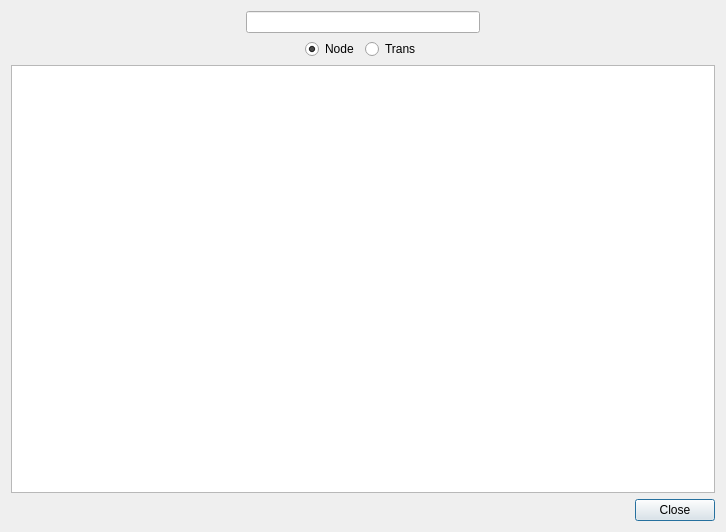
<?xml version="1.0" encoding="UTF-8"?>
<ui version="4.0">
 <class>Search</class>
 <widget class="QDialog" name="Search">
  <property name="geometry">
   <rect>
    <x>0</x>
    <y>0</y>
    <width>726</width>
    <height>532</height>
   </rect>
  </property>
  <layout class="QVBoxLayout" name="verticalLayout">
   <item>
    <layout class="QHBoxLayout" name="horizontalLayout">
     <item>
      <spacer name="horizontalSpacer_4">
       <property name="orientation">
        <enum>Qt::Orientation::Horizontal</enum>
       </property>
       <property name="sizeHint" stdset="0">
        <size>
         <width>40</width>
         <height>20</height>
        </size>
       </property>
      </spacer>
     </item>
     <item>
      <widget class="QLineEdit" name="lineEdit"/>
     </item>
     <item>
      <spacer name="horizontalSpacer_3">
       <property name="orientation">
        <enum>Qt::Orientation::Horizontal</enum>
       </property>
       <property name="sizeHint" stdset="0">
        <size>
         <width>40</width>
         <height>20</height>
        </size>
       </property>
      </spacer>
     </item>
    </layout>
   </item>
   <item>
    <layout class="QHBoxLayout" name="horizontalLayout_2">
     <item>
      <spacer name="horizontalSpacer_2">
       <property name="orientation">
        <enum>Qt::Orientation::Horizontal</enum>
       </property>
       <property name="sizeHint" stdset="0">
        <size>
         <width>40</width>
         <height>20</height>
        </size>
       </property>
      </spacer>
     </item>
     <item>
      <widget class="QRadioButton" name="rBtnNode">
       <property name="text">
        <string>Node</string>
       </property>
       <property name="checked">
        <bool>true</bool>
       </property>
      </widget>
     </item>
     <item>
      <widget class="QRadioButton" name="rBtnTrans">
       <property name="text">
        <string>Trans</string>
       </property>
      </widget>
     </item>
     <item>
      <spacer name="horizontalSpacer_5">
       <property name="orientation">
        <enum>Qt::Orientation::Horizontal</enum>
       </property>
       <property name="sizeHint" stdset="0">
        <size>
         <width>40</width>
         <height>20</height>
        </size>
       </property>
      </spacer>
     </item>
    </layout>
   </item>
   <item>
    <widget class="QStackedWidget" name="stackedWidget">
     <property name="currentIndex">
      <number>0</number>
     </property>
     <widget class="QWidget" name="page">
      <layout class="QGridLayout" name="gridLayout">
       <property name="leftMargin">
        <number>0</number>
       </property>
       <property name="topMargin">
        <number>0</number>
       </property>
       <property name="rightMargin">
        <number>0</number>
       </property>
       <property name="bottomMargin">
        <number>0</number>
       </property>
       <item row="0" column="0">
        <widget class="QTableView" name="searchViewNode"/>
       </item>
      </layout>
     </widget>
     <widget class="QWidget" name="page2">
      <layout class="QGridLayout" name="gridLayout_2">
       <property name="leftMargin">
        <number>0</number>
       </property>
       <property name="topMargin">
        <number>0</number>
       </property>
       <property name="rightMargin">
        <number>0</number>
       </property>
       <property name="bottomMargin">
        <number>0</number>
       </property>
       <item row="0" column="0">
        <widget class="QTableView" name="searchViewTrans"/>
       </item>
      </layout>
     </widget>
    </widget>
   </item>
   <item>
    <layout class="QHBoxLayout" name="horizontalLayout_3">
     <item>
      <spacer name="horizontalSpacer">
       <property name="orientation">
        <enum>Qt::Orientation::Horizontal</enum>
       </property>
       <property name="sizeHint" stdset="0">
        <size>
         <width>40</width>
         <height>20</height>
        </size>
       </property>
      </spacer>
     </item>
     <item>
      <widget class="QPushButton" name="pBtnCancel">
       <property name="text">
        <string>Close</string>
       </property>
      </widget>
     </item>
    </layout>
   </item>
  </layout>
 </widget>
 <tabstops>
  <tabstop>lineEdit</tabstop>
  <tabstop>rBtnNode</tabstop>
  <tabstop>rBtnTrans</tabstop>
  <tabstop>pBtnCancel</tabstop>
 </tabstops>
 <resources/>
 <connections/>
</ui>
